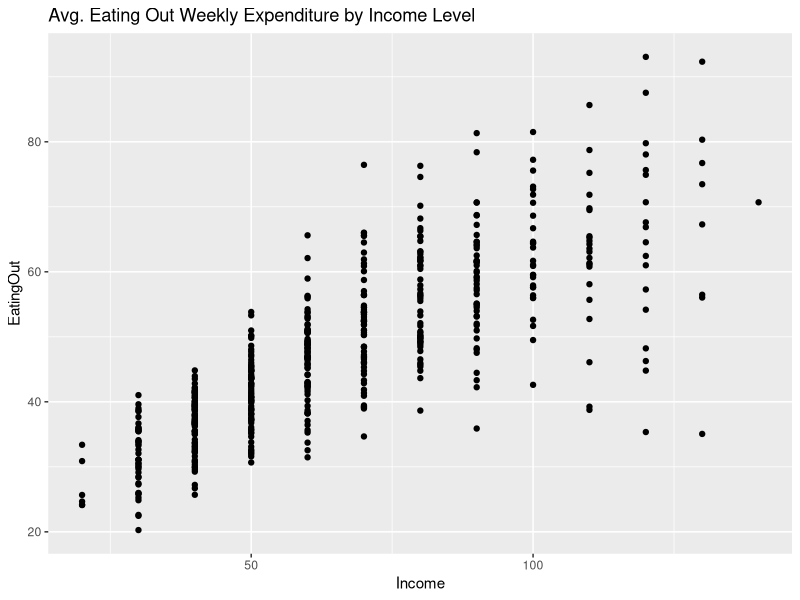
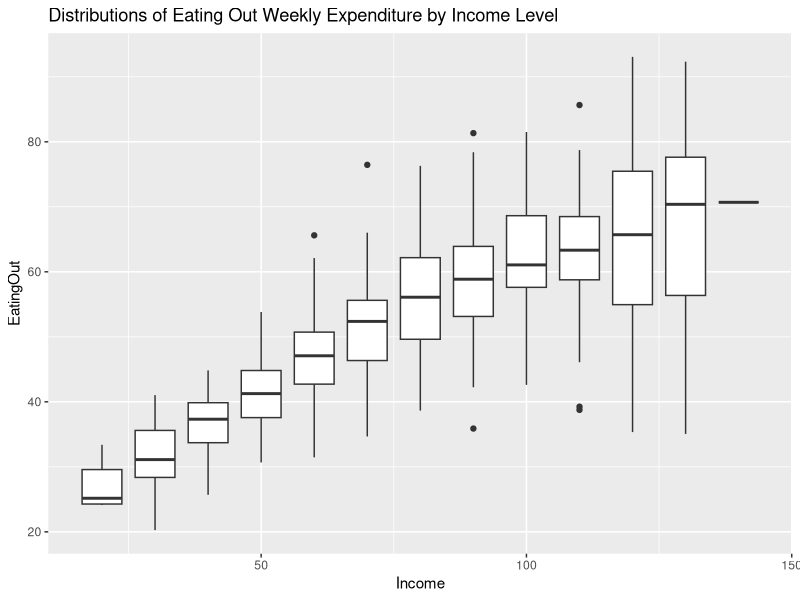
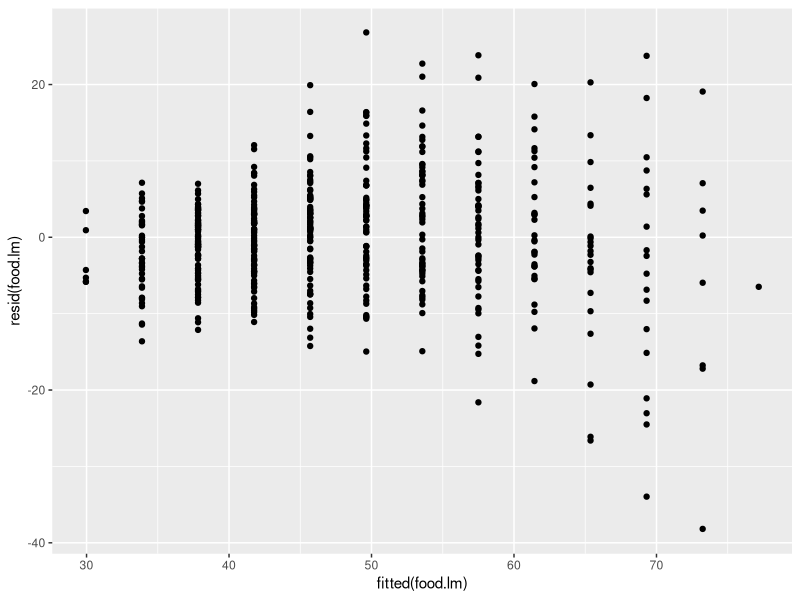

Source code (R) for these figures, in order:
## ---- chunk 1
library(tidyverse)
library(lmtest)

food <- read_delim("FoodExpenses.txt", delim=" ")
## ---- chunk 2
ggplot(data = food, aes(y = EatingOut, x = Income)) +
  geom_point() +
  ggtitle("Avg. Eating Out Weekly Expenditure by Income Level")

## ---- chunk 3
ggplot(data = food, aes(y = EatingOut, x = Income, group=Income)) +
  geom_boxplot() +
  ggtitle("Distributions of Eating Out Weekly Expenditure by Income Level")

## ---- chunk 4
summary(food)



## ---- chunk 5
food.lm <- lm(EatingOut ~ ., data = food)
summary(food.lm)


## ---- chunk 6
ggplot()+geom_point(mapping=aes(x=fitted(food.lm), y =  resid(food.lm)))

bptest(food.lm)
